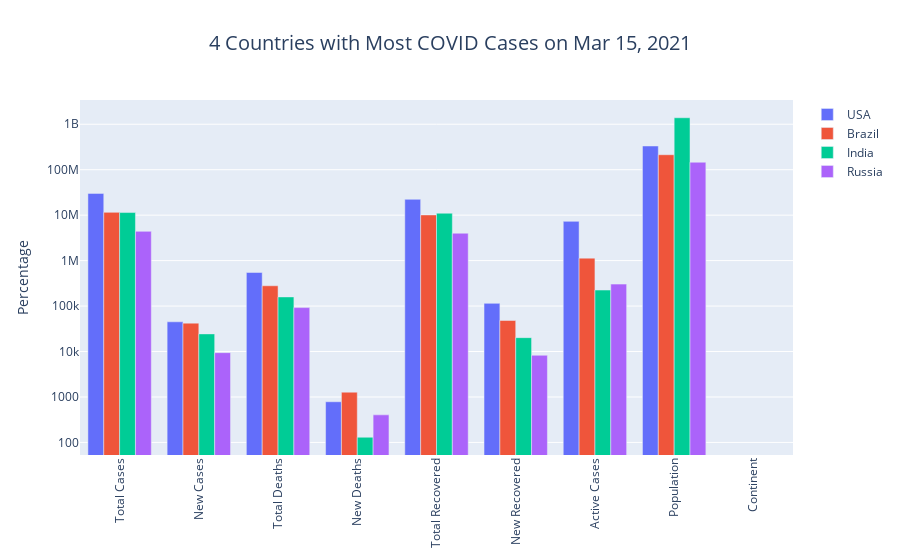

Notebook code cell kept with this figure:
### Code cell
country_l = country_df.columns[1:14]

fig = go.Figure()
c = 0
for i in country_df.index:
    if c<4:
        fig.add_trace(go.Bar(name=country_df['Country'][i], x=country_l, y=country_df.loc[i][1:14]))
    else:
        break
    c += 1
    
fig.update_layout(title={'text': '4 Countries with Most COVID Cases on %s' % yesterday_str, 'x': 0.5,
                         'xanchor': 'center', 'font': {'size': 20}}, yaxis_title="Percentage", yaxis_type="log", xaxis_tickangle=-90)
fig.show()

### Figure 1 — Plotly figure (JSON) as saved in the notebook; plotly's stock layout.template omitted (floating-point values rounded to 4 significant figures)
{"data": [{"name": "USA", "type": "bar", "x": ["Total Cases", "New Cases", "Total Deaths", "New Deaths", "Total Recovered", "New Recovered", "Active Cases", "Population", "Continent"], "y": [30138586, 45045, 548013, 785, 22286551, 114732, 7304022, 332367957, "North America"]}, {"name": "Brazil", "type": "bar", "x": ["Total Cases", "New Cases", "Total Deaths", "New Deaths", "Total Recovered", "New Recovered", "Active Cases", "Population", "Continent"], "y": [11525477, 42107, 279602, 1275, 10111954, 48146, 1133921, 213621654, "South America"]}, {"name": "India", "type": "bar", "x": ["Total Cases", "New Cases", "Total Deaths", "New Deaths", "Total Recovered", "New Recovered", "Active Cases", "Population", "Continent"], "y": [11409595, 24437, 158892, 130, 11025631, 20186, 225072, 1389530904, "Asia"]}, {"name": "Russia", "type": "bar", "x": ["Total Cases", "New Cases", "Total Deaths", "New Deaths", "Total Recovered", "New Recovered", "Active Cases", "Population", "Continent"], "y": [4400045, 9437, 92494, 404, 4003576, 8267, 303975, 145978580, "Europe"]}], "layout": {"title": {"font": {"size": 20}, "text": "4 Countries with Most COVID Cases on Mar 15, 2021", "x": 0.5, "xanchor": "center"}, "xaxis": {"tickangle": -90}, "yaxis": {"title": {"text": "Percentage"}, "type": "log"}}}
